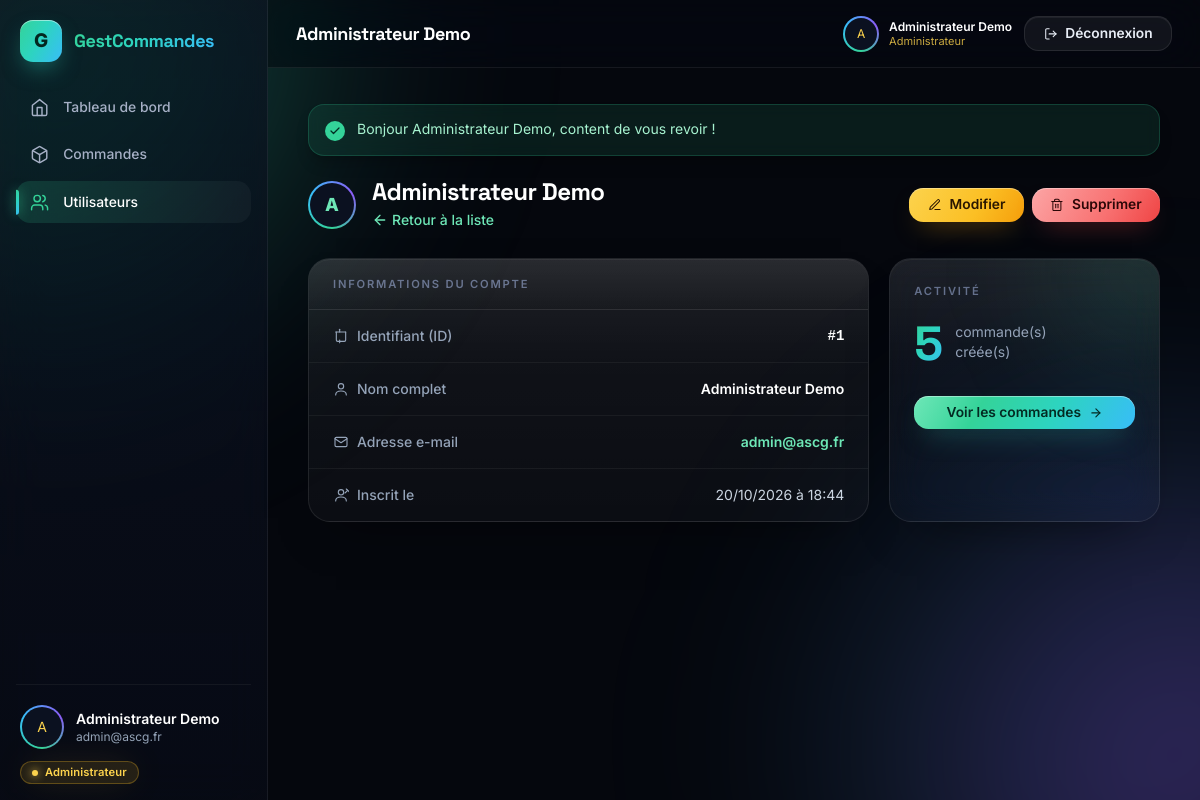
The app's page /users/show?id=1 (signed in) with its own data.
### tables this page shows
CREATE TABLE users (
     
     
    id INT UNSIGNED NOT NULL AUTO_INCREMENT,

     
    name VARCHAR(100) NOT NULL,

     
     
    email VARCHAR(190) NOT NULL,

     
     
    password VARCHAR(255) NOT NULL,

     
     
     
     
    role ENUM('admin', 'user') NOT NULL DEFAULT 'user',

     
     
    created_at TIMESTAMP NOT NULL DEFAULT CURRENT_TIMESTAMP,

     
    updated_at TIMESTAMP NULL DEFAULT NULL ON UPDATE CURRENT_TIMESTAMP,

     
    PRIMARY KEY (id),

     
    UNIQUE KEY uniq_email (email)
);

### app/Core/Controller.php (called while the page is built, shortened)
<?php
abstract class Controller
{
    protected array $viewData = [];
    protected function render(string $view, array $data = []): void
    {
        $this->viewData = array_merge($this->viewData, $data);
        extract($this->viewData, EXTR_SKIP);
        $viewFile = VIEWS_PATH . '/' . $view . '.php';
        include VIEWS_PATH . '/layouts/header.php';
        include $viewFile;
        include VIEWS_PATH . '/layouts/footer.php';
    }
    protected function query(string $key, mixed $default = null): mixed
    {
        return $_GET[$key] ?? $default;
    }
}

### app/Controllers/UserController.php (called while the page is built, shortened)
<?php
class UserController extends Controller
{
    public function show(): void
    {
        $user = $this->findOr404();
        $orderModel = new Order();
        $nbOrders   = $orderModel->count('user_id = :uid', [':uid' => (int) $user['id']]);
        $this->render('users/show', [
            'user'     => $user,
            'nbOrders' => $nbOrders,
            'title'    => $user['name'],
        ]);
    }
    private function findOr404(): array
    {
        $id = (int) ($_POST['id'] ?? $this->query('id', 0));
        $userModel = new User();
        $user      = $userModel->findById($id);
        return $user;
    }
}

### public/index.php (called while the page is built, shortened)
<?php
require BASE_PATH . '/app/Core/helpers.php';
spl_autoload_register(function (string $classe): void {
    $dossiers = [
        BASE_PATH . '/app/Core',
        BASE_PATH . '/app/Controllers',
        BASE_PATH . '/app/Models',
    ];
    foreach ($dossiers as $dossier) {
        $fichier = $dossier . '/' . $classe . '.php';
        if (file_exists($fichier)) {
            return;
        }
    }
});
$router = new Router();
if (isset($_GET['__path']) && is_string($_GET['__path'])) {
    $urlDemandee = '/' . trim($_GET['__path'], '/');
}
$router->dispatch($urlDemandee);

### app/Core/Model.php (called while the page is built, shortened)
<?php
abstract class Model
{
    protected string $table = '';
    protected PDO $db;
    public function __construct()
    {
        $this->db = Database::getInstance();
    }
    public function findById(int $id): ?array
    {
        $sql = 'SELECT * FROM `' . $this->table . '` WHERE id = :id LIMIT 1';
        $stmt = $this->db->prepare($sql);
        $stmt->execute([':id' => $id]);
        $ligne = $stmt->fetch();
        return $ligne === false ? null : $ligne;
    }
}

### app/Core/Database.php (called while the page is built, shortened)
<?php
class Database
{
    private static ?PDO $instance = null;
    public static function getInstance(): PDO
    {
        if (self::$instance === null) {
            $dsn = 'mysql:host=' . DB_HOST
                 . ';port=' . DB_PORT
                 . ';dbname=' . DB_NAME
                 . ';charset=' . DB_CHARSET;
            $options = [
                PDO::ATTR_ERRMODE => PDO::ERRMODE_EXCEPTION,
                PDO::ATTR_DEFAULT_FETCH_MODE => PDO::FETCH_ASSOC,
                PDO::ATTR_EMULATE_PREPARES => false,
            ];
            try {
                self::$instance = new PDO($dsn, DB_USER, DB_PASS, $options);
            } catch (PDOException $e) {
                if (APP_DEBUG) {
                    die('Erreur de connexion MySQL : ' . $e->getMessage());
                }
                die('Impossible de se connecter à la base de données.');
            }
        }
        return self::$instance;
    }
}

### app/Core/helpers.php (called while the page is built, shortened)
<?php
function e(?string $texte): string
{
    return htmlspecialchars((string) $texte, ENT_QUOTES, 'UTF-8');
}
function url(string $chemin = ''): string
{
    $url = BASE_URL . '/' . ltrim($chemin, '/');
    return rtrim($url, '/');
}

### app/View/users/show.php (the view, shortened to what this page needs)
<?php
$user     = $user ?? [];
$nbOrders = $nbOrders ?? 0;
?>
<div class="mx-auto w-full max-w-6xl">
    <div class="anim-fade-up mb-6 flex flex-col gap-4 sm:flex-row sm:items-center sm:justify-between">
        <div class="flex items-center gap-4">
            <span class="avatar-notch h-12 w-12">
                <span class="avatar-core text-lg font-extrabold text-emerald-300">
                    <?= e(strtoupper(mb_substr((string) ($user['name'] ?? ''), 0, 1))) ?>
                </span>
            </span>
            <div>
                <h2 class="font-display text-2xl font-bold tracking-tight text-white"><?= e($user['name'] ?? '') ?></h2>
                <a href="<?= url('/users') ?>" class="mt-0.5 inline-flex items-center gap-1 text-sm font-medium text-emerald-300 transition hover:text-emerald-200">
                    <svg xmlns="http://www.w3.org/2000/svg" viewBox="0 0 24 24" fill="none" stroke="currentColor" stroke-width="2" stroke-linecap="round" stroke-linejoin="round" class="h-4 w-4"><path d="m12 19-7-7 7-7"/><path d="M19 12H5"/></svg>
                    Retour à la liste
                </a>
            </div>
        </div>
        <div class="flex flex-wrap items-center gap-2">
            <a href="<?= url('/users/edit') ?>?id=<?= (int) ($user['id'] ?? 0) ?>" class="btn btn-warn">
                <svg xmlns="http://www.w3.org/2000/svg" viewBox="0 0 24 24" fill="none" stroke="currentColor" stroke-width="1.8" stroke-linecap="round" stroke-linejoin="round" class="h-4 w-4"><path d="M12 20h9"/><path d="M16.5 3.5a2.12 2.12 0 0 1 3 3L7 19l-4 1 1-4Z"/></svg>
                Modifier
            </a>
            <form method="POST" action="<?= url('/users/delete') ?>"
                  onsubmit="return confirm('Supprimer définitivement cet utilisateur ?');">
                <button type="submit" class="btn btn-danger">
                    Supprimer
                </button>
            </form>
        </div>
    </div>
    <div class="grid grid-cols-1 gap-5 lg:grid-cols-3">
        <div class="glass-card glass-card--flat anim-fade-up d-1 overflow-hidden lg:col-span-2">
            <div class="glass-head">
                <h2 class="glass-kicker">Informations du compte</h2>
            </div>
            <dl class="divide-y divide-white/5">
                <div class="flex items-center justify-between px-6 py-4">
                    <dt class="flex items-center gap-2 text-sm font-medium text-slate-400">
                        <svg xmlns="http://www.w3.org/2000/svg" viewBox="0 0 24 24" fill="none" stroke="currentColor" stroke-width="1.7" stroke-linecap="round" stroke-linejoin="round" class="h-4 w-4" aria-hidden="true"><path d="M10 2v4"/><path d="M10 22v-4"/><path d="M4 6h15"/><path d="M5 6v12a2 2 0 0 0 2 2h10a2 2 0 0 0 2-2V6"/></svg>
                        Identifiant (ID)
                    </dt>
                    <dd class="font-mono text-sm font-semibold text-white">#<?= (int) ($user['id'] ?? 0) ?></dd>
                </div>
                <div class="flex items-center justify-between px-6 py-4">
                    <dt class="flex items-center gap-2 text-sm font-medium text-slate-400">
                        <svg xmlns="http://www.w3.org/2000/svg" viewBox="0 0 24 24" fill="none" stroke="currentColor" stroke-width="1.7" stroke-linecap="round" stroke-linejoin="round" class="h-4 w-4" aria-hidden="true"><circle cx="12" cy="8" r="4"/><path d="M4 21c0-4 3.6-6 8-6s8 2 8 6"/></svg>
                        Nom complet
                    </dt>
                    <dd class="text-sm font-semibold text-white"><?= e($user['name'] ?? '') ?></dd>
                </div>
                <div class="flex items-center justify-between px-6 py-4">
                    <dt class="flex items-center gap-2 text-sm font-medium text-slate-400">
                        <svg xmlns="http://www.w3.org/2000/svg" viewBox="0 0 24 24" fill="none" stroke="currentColor" stroke-width="1.7" stroke-linecap="round" stroke-linejoin="round" class="h-4 w-4" aria-hidden="true"><rect x="3" y="5" width="18" height="14" rx="2"/><path d="m3 7 9 6 9-6"/></svg>
                        Adresse e-mail
                    </dt>
                    <dd class="text-sm font-semibold">
                        <a href="mailto:<?= e($user['email'] ?? '') ?>" class="text-emerald-300 transition hover:underline">
                            <?= e($user['email'] ?? '') ?>
                        </a>
                    </dd>
                </div>
                <div class="flex items-center justify-between px-6 py-4">
                    <dt class="flex items-center gap-2 text-sm font-medium text-slate-400">
                        <svg xmlns="http://www.w3.org/2000/svg" viewBox="0 0 24 24" fill="none" stroke="currentColor" stroke-width="1.7" stroke-linecap="round" stroke-linejoin="round" class="h-4 w-4" aria-hidden="true"><circle cx="12" cy="8" r="4"/><path d="M4 21c0-4 3.6-6 8-6s8 2 8 6"/><path d="m20 3 4 4"/><path d="m22 5-4 4"/></svg>
                        Inscrit le
                    </dt>
                    <dd class="text-sm text-slate-300">
                        <?= !empty($user['created_at'])
                            ? e(date('d/m/Y à H:i', strtotime($user['created_at'])))
                            : '—' ?>
                    </dd>
                </div>
            </dl>
        </div>
        <aside class="glass-card anim-fade-up d-2 relative overflow-hidden p-6">
            <div class="pointer-events-none absolute -right-16 -top-16 h-40 w-40 rounded-full bg-emerald-400/15 blur-3xl" aria-hidden="true"></div>
            <h3 class="glass-kicker relative">Activité</h3>
            <div class="relative mt-5 flex items-end gap-3">
                <p class="stat-value text-5xl font-bold gradient-text"><?= (int) $nbOrders ?></p>
                <p class="pb-1.5 text-sm text-slate-400">commande(s)<br>créée(s)</p>
            </div>
            <a href="<?= url('/orders') ?>"
               class="btn btn-primary relative mt-7 w-full">
                Voir les commandes
                <svg xmlns="http://www.w3.org/2000/svg" viewBox="0 0 24 24" fill="none" stroke="currentColor" stroke-width="2" stroke-linecap="round" stroke-linejoin="round" class="h-4 w-4"><path d="M5 12h14"/><path d="m12 5 7 7-7 7"/></svg>
            </a>
        </aside>
    </div>
</div>

### app/Core/Router.php (shortened to what this page needs)
<?php
class Router
{
    private array $routes = [];
    public function add(string $method, string $path, string $controller, string $action): void
    {
        $path = rtrim($path, '/') ?: '/';
        $this->routes[] = [
            'method'     => strtoupper($method),
            'path'       => $path,
            'controller' => $controller,
            'action'     => $action,
        ];
    }
    public function dispatch(string $url): void
    {
        $path = parse_url($url, PHP_URL_PATH) ?? '/';
        $path = trim($path, '/');
        $method = $_SERVER['REQUEST_METHOD'] ?? 'GET';
        foreach ($this->routes as $route) {
            if ($route['method'] !== $method) {
                continue;
            }
            if (trim($route['path'], '/') === $path) {
                $action         = $route['action'];
                $controller = new $controllerName();
                call_user_func([$controller, $action]);
                return;
            }
        }
    }
}

### records on screen
users: name "A", name "Administrateur Demo", id "1", email "admin@ascg.fr", created_at "20/10/2026 à 18:44"

### other values on screen
$message "Bonjour Administrateur Demo, content de vous revoir !"
